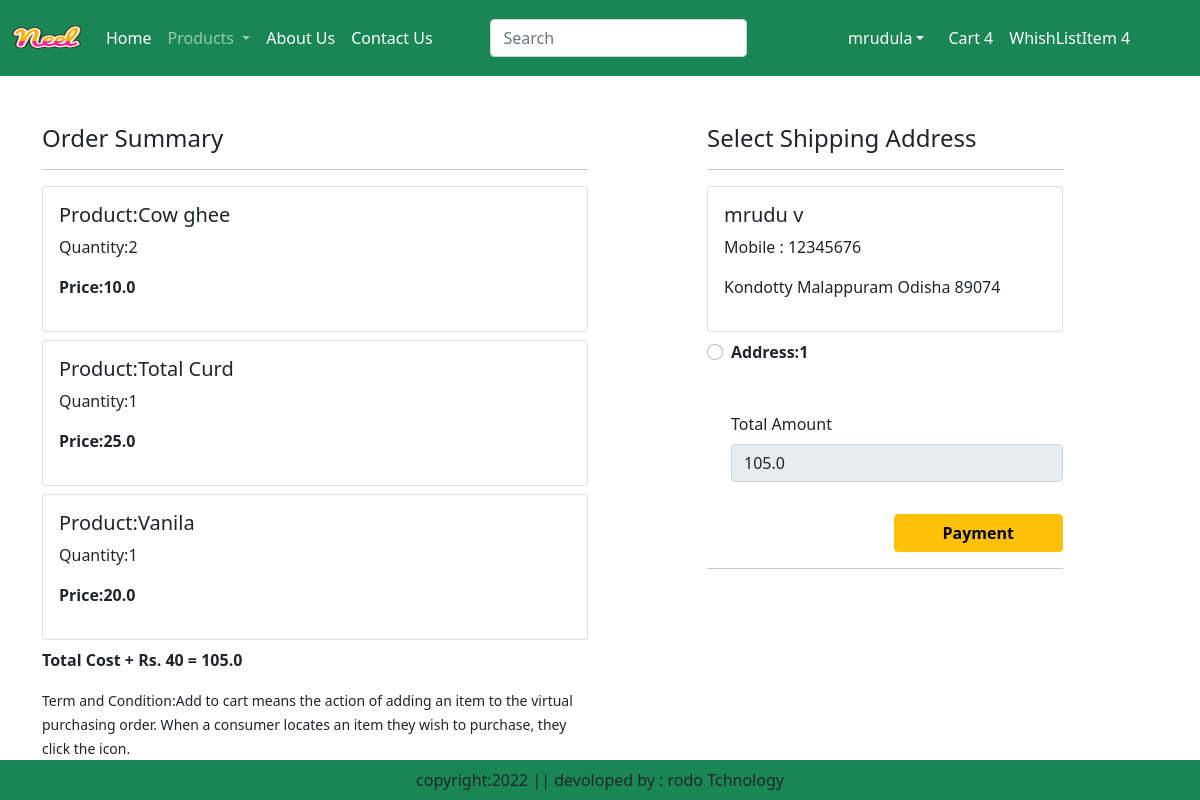
Before: /checkout/ (signed in) with the older database file.
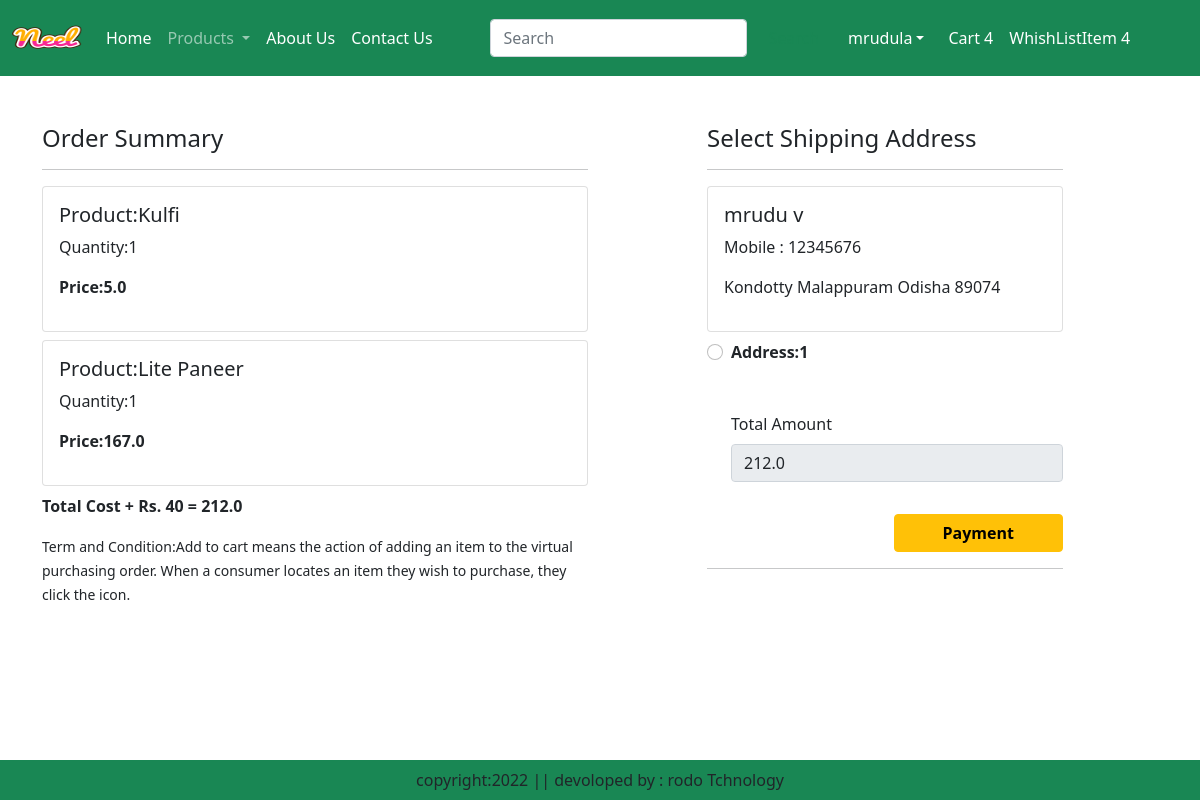
After: the same page with the newer database file.
### eapp/models.py (models this page shows, shortened)
class Cart(models.Model):
    user=models.ForeignKey(User,on_delete=models.CASCADE)
    product=models.ForeignKey(Product,on_delete=models.CASCADE)
    quantity=models.PositiveIntegerField(default=1)

class Product(models.Model):
    title=models.CharField(max_length=100)
    selling_price=models.FloatField()
    discounted_price=models.FloatField()
    description=models.TextField()
    composition=models.TextField(default='')
    prodapp=models.TextField(default='')
    category=models.CharField(choices=CATEGORY_CHOICES,max_length=2)
    product_image=models.ImageField(upload_to='product')

class Customer(models.Model):
    user=models.ForeignKey(User,on_delete=models.CASCADE)
    name=models.CharField(max_length=200)
    locality=models.CharField(max_length=200)
    city=models.CharField(max_length=50)
    mobile=models.IntegerField(default=0)
    zipcode=models.IntegerField()
    state=models.CharField(choices=STATE_CHOICES,max_length=100)

### eapp/views.py (the view, shortened to what this page needs)
# urls.py: path('checkout/',views.checkout.as_view(),name='checkout'),
@method_decorator(login_required, name='dispatch')
class checkout(View):
    def get(self, request):
        try:
            print(request.method)
            user = request.user
            add = Customer.objects.filter(user=user)
            cart_items = Cart.objects.filter(user=user)
            famount = 0
            for p in cart_items:
                value = p.quantity * p.product.discounted_price
                famount += value
            totalamount = famount + 40
            razoramount = int(totalamount * 100)
            client = razorpay.Client(auth=(settings.RAZOR_KEY_ID, settings.RAZOR_KEY_SECRET))
            data = {"amount": razoramount, "currency": "INR", "receipt": "order_rcptid_11"}
            payment_response = client.order.create(data=data)
            order_id=payment_response['id']
            order_status = payment_response['status']
            return render(request, 'checkout.html', locals())
        except Exception as e:
            print("Error:", e)
            return HttpResponse("An error occurred during checkout. Please try again later.")

### eapp/templates/checkout.html (shortened to what this page needs)
{% extends 'base.html' %}
{% load static%}
{% block main-content %}
<div class="container">
    <div class="row mt-5">
        <div class="col-sm-6">
            <h4>Order Summary </h4>
            <hr>
            {% for item in cart_items %}
            <div class="card mb-2">
                <div class="card-body">
                    <h5>Product:{{item.product.title}}</h5>
                    <p>Quantity:{{item.quantity}}</p>
                    <p class="fw-bold">Price:{{item.product.discounted_price}}</p>
                </div>
            </div>
            {% endfor %}
            <p class="fw-bold">Total Cost + Rs. 40 = {{totalamount}}</p>
            <small>Term and Condition:Add to cart means the action of adding an item to the virtual purchasing order.
                When a consumer locates an item they wish to purchase, they click the icon.</small>
        </div>
        <div class="col-sm-4 offset-sm-1">
            <h4>Select Shipping Address</h4>
            <hr>
            <form method="get" id="myform">
                {% for ad in add %}
                <div class="card">
                    <div class="card-body">
                        <h5>{{ad.name}}</h5>
                        <p>Mobile : {{ad.mobile}}</p>
                        <p>{{ad.locality}} {{ad.city}} {{ad.state}} {{ad.zipcode}}</p>
                    </div>
                </div>
                <div class="form-check mt-2 mb-5">
                    <input class="form-check-input" type="radio" name="custid" id="custadd{{forloop.counter}}"
                        value="{{ad.id}}">
                    <label class="form-check-label fw-bold" for="custadd{{forloop.counter}}">
                        Address:{{forloop.counter}}</label>
                </div>
                {% endfor %}
                <div class="form-check mb-3">
                    <label for="totalamount" class="form-label">Total Amount</label>
                    <input type="number" class="form-control" name="totalamount" value={{totalamount}} readonly>
                </div>
                <div class="text-end">
                    <button id="rzp-button1" type="submit" class="btn btn-warning mt-3 px-5 fw-bold">Payment</button>
                    <hr>
                </div>
            </form>
        </div>
    </div>
</div>
{% endblock main-content %}

Changed rows visible on the page:
removed Cart: product "Cow ghee", quantity "2", product.discounted_price "10.0"
removed Cart: product "Total Curd", quantity "1", product.discounted_price "25.0"
removed Cart: product "Vanila", quantity "1", product.discounted_price "20.0"
added Cart: product "Kulfi", quantity "1", product.discounted_price "5.0"
added Cart: product "Lite Paneer", quantity "1", product.discounted_price "167.0"
Other visible differences:
{{ totalamount }}: "105.0" → "212.0"
form field totalamount: "105.0" → "212.0"
